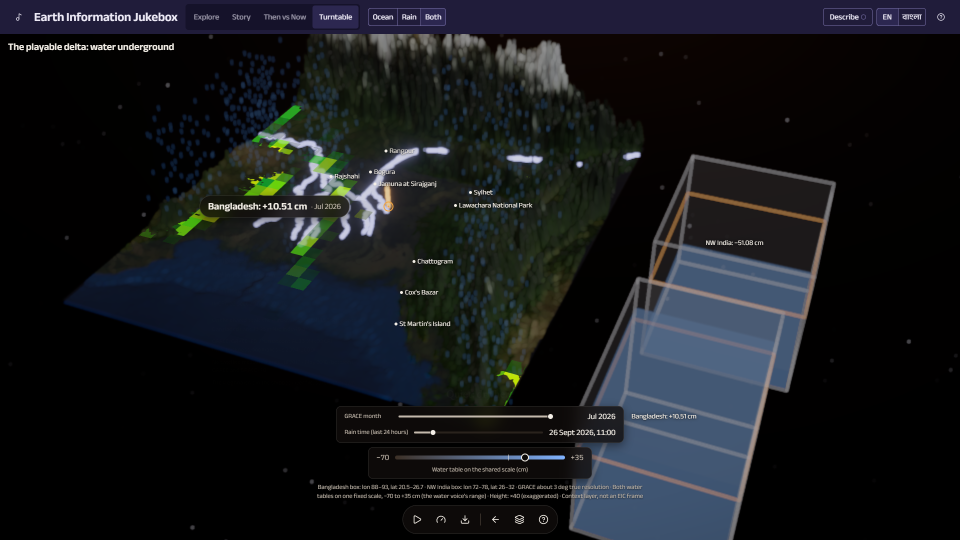
#> input picture docs/3d-scenes-1/delta-1920x1080-a.png, 1920 x 1080 px (shown at 1/2 size)
$ python -i decode.py   (imports and definitions only)
#> lines starting #> are read from the running program, lines starting #| are printed output that depends on the picture; after the words box and inside, x2 and y2 are one past the last pixel; in counts of white or black regions, pixels touching at a corner belong together
### pipeline/svs/config.py
"""Paths and limits for the official-resources pipeline, defined once. Raw downloads live in data_raw/ (git-ignored,
on the repo's drive); temp files are pointed there too so nothing large lands on the system drive."""
import os
from pathlib import Path
from core import env  # noqa: F401  (.env.local before anything reads a secret)

PIPE = Path(__file__).resolve().parents[1]
REPO = PIPE.parent
DATA_RAW = Path(os.environ.get("BLOOP_DATA_RAW", REPO / "data_raw"))
CACHE = PIPE / "svs" / "cache"
FIXTURES = PIPE / "svs" / "fixtures"
PUBLIC_OFFICIAL = REPO / "public" / "data" / "official"
PUBLIC_RELATED = REPO / "public" / "data" / "related"
RELATED_PREFIX = "rel_"                    # related-dataset records (docs/related/) live beside, not among, the official ones
RELATED_BUDGET_BYTES = 150_000_000        # all of public/data/related/
DOCS_OFFICIAL = REPO / "docs" / "official"
LINKS_DOC = REPO / "docs" / "official_resources_links.md"

RAW_CAP_BYTES = int(float(os.environ.get("BLOOP_RAW_CAP_GB", "20")) * 1e9)
RECORD_BUDGET_BYTES = 25_000_000           # per record in public/data/official/<id>/
SVS = "https://svs.gsfc.nasa.gov"
UA = {"User-Agent": "Bloop-official-resources/1.0 (NASA Space Apps 2026, team PTSD)"}

for d in (DATA_RAW, DATA_RAW / "_tmp", CACHE):
    d.mkdir(parents=True, exist_ok=True)
for k in ("TMP", "TEMP", "TMPDIR"):
    os.environ[k] = str(DATA_RAW / "_tmp")

def record_dir(record):
    """Where a record's shipped files live: public/data/related/ for 'rel_' records, public/data/official/ otherwise."""
    return (PUBLIC_RELATED if record.startswith(RELATED_PREFIX) else PUBLIC_OFFICIAL) / record

def raw_dir(*parts):
    p = DATA_RAW.joinpath(*map(str, parts))
    p.mkdir(parents=True, exist_ok=True)
    return p

### pipeline/common.py
"""Shared helpers for the Earth Jukebox data pipeline (L1). Python 3.10+."""
import os, re, json, time, hashlib, datetime as dt, urllib.request
from pathlib import Path
import numpy as np

PIPE = Path(__file__).resolve().parent
ROOT = PIPE.parent
PUBLIC = ROOT / "public" / "data"
RAW, WORK, INPUTS = PIPE / "raw", PIPE / "work", PIPE / "inputs"
for d in (RAW, WORK, PUBLIC / "latest", PUBLIC / "sequence", PUBLIC / "context", PUBLIC / "demo", PUBLIC / "truth"):
    d.mkdir(parents=True, exist_ok=True)

UA = {"User-Agent": "earth-jukebox-pipeline/1.0"}

# [5 lines left out: function nested_credits, not called in this run]


def inherited_credit(*files):
    """A derived file's credit: its inputs' own credit lines, in order, each once (never typed)."""
    return "; ".join(dict.fromkeys(c for f in files for c in nested_credits(f)))


def now_utc():
    return dt.datetime.now(dt.timezone.utc).strftime("%Y-%m-%dT%H:%M:%SZ")

# [47 lines left out: functions load_params, http_get, download, sha256, date_in, not called in this run]

def safe_name(name):
    return re.sub(r"[^A-Za-z0-9._-]", "_", name)

# ---------------- colour lookup tables ----------------
def read_rgb(path):
    from PIL import Image
    return np.asarray(Image.open(path).convert("RGB")).astype(np.float32)

# [36 lines left out: functions strip, strip_values, nearest, invert_rgb_image, not called in this run]

# ---------------- encodings (must match the data contract) ----------------
SST_NODATA = 65535
# [25 lines left out: functions encode_sst, decode_sst, encode_rain, decode_rain, not called in this run]

RAIN_U8_LEVELS = 126
# [45 lines left out: functions encode_rain_u8, decode_rain_u8, block_nanmean, block_max_with_phase, write_json, not called in this run]

### pipeline/core/env.py
"""Loads the repo's .env.local into os.environ (values are never printed). Variables already set win, so CI secrets
override the local file."""
import os
from pathlib import Path

ENV_FILE = Path(__file__).resolve().parents[2] / ".env.local"

def load_env(path=ENV_FILE):
    if not path.exists():
        return
    for line in path.read_text(encoding="utf-8").splitlines():
        line = line.strip()
        if not line or line.startswith("#") or "=" not in line:
            continue
        k, v = line.split("=", 1)
        os.environ.setdefault(k.removeprefix("export ").strip(), v.strip().strip('"').strip("'"))

load_env()

### pipeline/svs/records/river/decode.py
"""Decode 4960: N_FRAMES main frames (3840×2160 EXR) evenly over the movie, each with its date-only frame (OCR, as tested
on 20 frames by svs/ocr_dates_check.py). Fixed before any MERRA-2 file was read:
  transport — the blue shading is water vapour transport with no colorbar: relative transport = (B − R) / 255, clipped 0–1
              (teal = low, bright blue = high; the grey ocean is ≈ 0);
  river     — Otsu threshold of the relative transport over pixels above TINT (the shading itself); area, mean width
              (2 × the median distance-transform value) and length ≈ area / width (px);
  landfall  — land = green-dominant saturated pixels (G > B, G > R, saturation ≥ 0.25); contact = land pixels within 5 px of
              the river mask (px);
  grid      — relative transport per cell of a 480×270 picture grid (no georeference: perspective 3D view).
Writes data_raw/4960/frames.json and grids.npz; frames are deleted after reading.
Usage (from pipeline/): python -m svs.records.river.decode"""
import json
import cv2
import numpy as np
from core.log import say
from svs import frames, ocr_dates, svs_api
from svs.config import raw_dir
from svs.fetch import Fetcher
from . import DATES, FRAMES, N_FRAMES, SID

ROOT = raw_dir(SID)
TINT, GRID = 0.15, (480, 270)

def listing(url):
    return {frames.frame_number(f["name"]): f for f in svs_api.list_folder(url)["files"]}

def measure(rgb):
    f = rgb.astype(np.float32)
    t = np.clip((f[..., 2] - f[..., 0]) / 255, 0, 1)
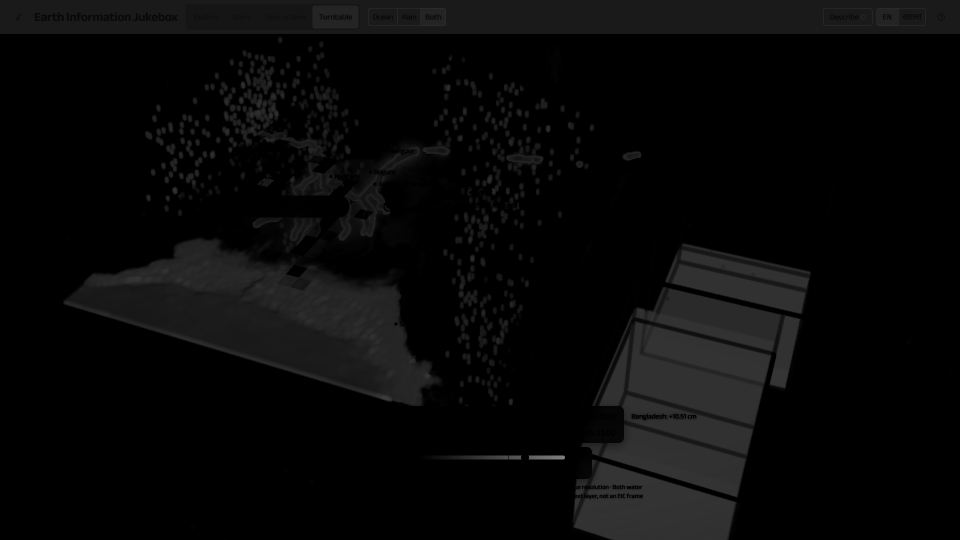
#> t: shape (1080, 1920) float32 (shown at 1/2 size); min 0, max 0.502, mean 0.0323
    tint = t > TINT
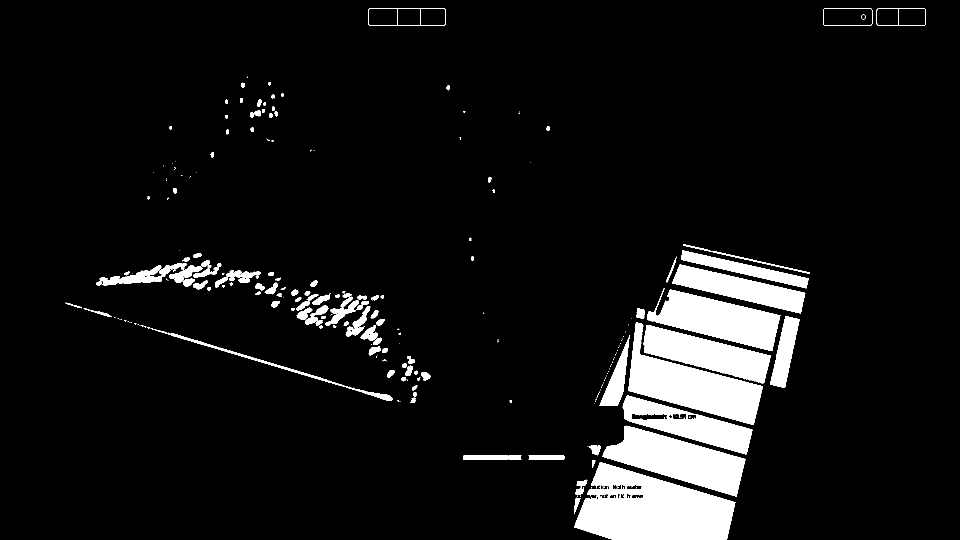
#> tint: shape (1080, 1920) bool (shown at 1/2 size); 8% white; 236 white regions (116 under 20 px), largest, box (x1, y1, x2, y2) and area: (1148, 924, 1471, 1080) 33112, (1256, 644, 1526, 850) 21610, (1204, 851, 1491, 994) 19660
    thr, _ = cv2.threshold((t[tint] * 255).astype(np.uint8).reshape(-1, 1), 0, 255, cv2.THRESH_BINARY + cv2.THRESH_OTSU) if tint.any() else (255, None)
#> thr = 75
    river = (t * 255 >= thr) & tint
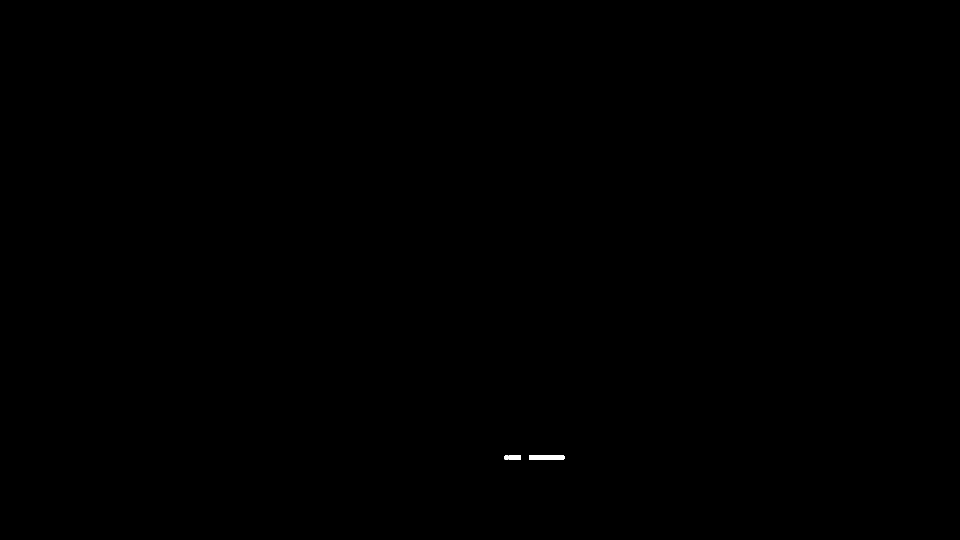
#> river: shape (1080, 1920) bool (shown at 1/2 size); 0.04% white; 3 white regions, box (x1, y1, x2, y2) and area: (1058, 911, 1130, 919) 570, (1017, 911, 1042, 919) 200, (1008, 911, 1016, 919) 57
    dist = cv2.distanceTransform(river.astype(np.uint8), cv2.DIST_L2, 5)
    width = 2 * float(np.median(dist[river])) if river.any() else 0.0
#> width = 4
    hsv = cv2.cvtColor(rgb, cv2.COLOR_RGB2HSV)
#> hsv: shape (1080, 1920, 3); mean H, S, V 42.8, 111.2, 32
    land = (f[..., 1] > f[..., 2]) & (f[..., 1] > f[..., 0]) & (hsv[..., 1] >= 64)
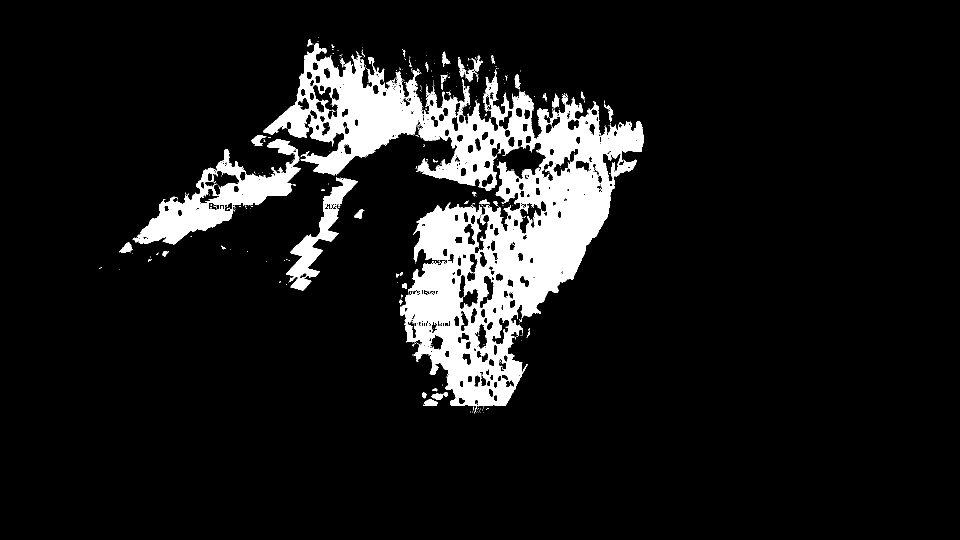
#> land: shape (1080, 1920) bool (shown at 1/2 size); 9.7% white; 473 white regions (430 under 20 px), largest, box (x1, y1, x2, y2) and area: (526, 86, 1288, 812) 167764, (265, 278, 602, 489) 20256, (572, 435, 678, 581) 5224
    contact = land & cv2.dilate(river.astype(np.uint8), np.ones((11, 11), np.uint8)).astype(bool)
#> contact: shape (1080, 1920) bool; every value is 0
    grid = cv2.resize(t, GRID, interpolation=cv2.INTER_AREA)
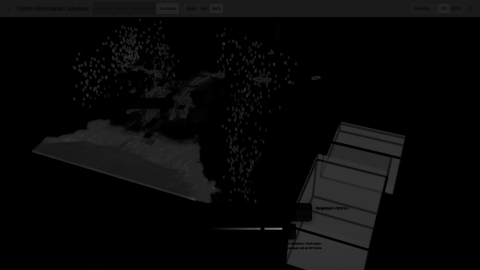
#> grid: shape (270, 480) float32; min 0, max 0.495, mean 0.0323
    return grid, {"river_px": int(river.sum()), "width_px": width, "length_px": float(river.sum() / width) if width else 0.0,
                  "contact_px": int(contact.sum()), "mean_transport": float(t[tint].mean()) if tint.any() else 0.0, "otsu": float(thr) / 255}

def main():
    main_f, date_f = listing(FRAMES), listing(DATES)
    nums = sorted(set(main_f) & set(date_f))
    pick = [nums[int(round(i))] for i in np.linspace(0, len(nums) - 1, N_FRAMES)]
    fetch = Fetcher(ROOT / "manifest.jsonl", tries=30)
    rows, grids = [], []
    for n in pick:
        pd = ROOT / "frames" / date_f[n]["name"]; fetch.get(date_f[n]["url"], pd, expect_bytes=1_000_000)
        r = ocr_dates.read_date(frames.read_rgba(pd)[..., :3].max(-1).astype(np.float32) / 255); pd.unlink()
        pm = ROOT / "frames" / main_f[n]["name"]; fetch.get(main_f[n]["url"], pm, expect_bytes=20_000_000)
        grid, m = measure(frames.read_rgba(pm)[..., :3]); pm.unlink()
        rows.append({"frame": n, "date_text": r["text"], "time": r["datetime"].strftime("%Y-%m-%dT%H:%MZ") if r["datetime"] else None, **m})
        grids.append(grid.astype(np.float32))
        say(f"4960 frame {n}: {r['text']}; river {m['river_px']} px, contact {m['contact_px']} px")
    np.savez_compressed(ROOT / "grids.npz", transport=np.stack(grids), frames=np.array(pick))
    (ROOT / "frames.json").write_text(json.dumps({"rows": rows, "tint": TINT, "grid": list(GRID)}, indent=1), encoding="utf-8")

# [2 lines not run here, left out]

>>> import cv2
>>> picture = cv2.cvtColor(cv2.imread('../../../../docs/3d-scenes-1/delta-1920x1080-a.png'), cv2.COLOR_BGR2RGB)
>>> result = measure(picture)

$ run again, on docs/data-all/phase1/explore-390x844.webp
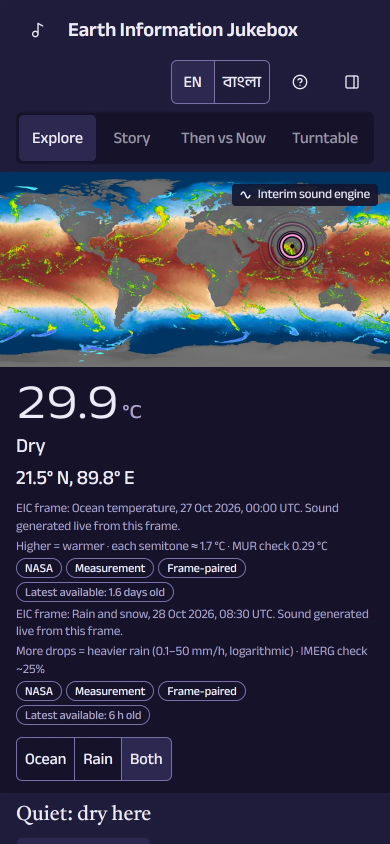
#> input picture docs/data-all/phase1/explore-390x844.webp, 780 x 1688 px (shown at 1/2 size)
#> in measure, `tint = t > TINT`:
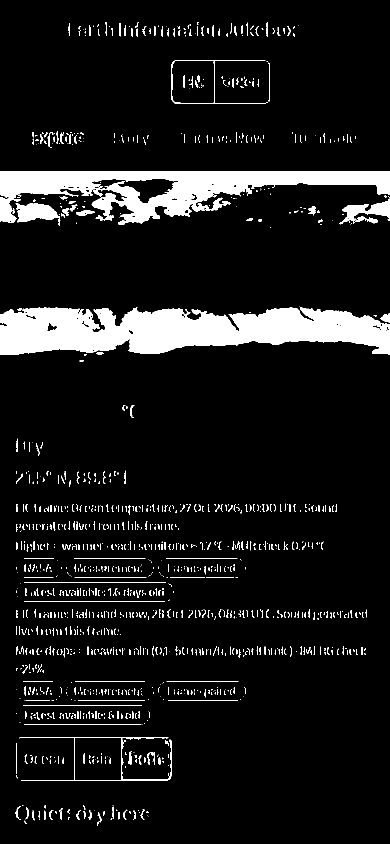
#> tint: shape (1688, 780) bool (shown at 1/2 size); 9.6% white; 1241 white regions (686 under 20 px), largest, box (x1, y1, x2, y2) and area: (0, 613, 780, 710) 53625, (0, 343, 780, 450) 36340, (678, 397, 780, 449) 2337
#> thr = 118
#> river: shape (1688, 780) bool; 2.7% white; 62 white regions (37 under 20 px), largest, box (x1, y1, x2, y2) and area: (0, 620, 476, 692) 14893, (440, 630, 780, 686) 9476, (240, 362, 571, 445) 5728
#> width = 8
#> hsv: shape (1688, 780, 3); mean H, S, V 108.9, 134.6, 77.5
#> land: shape (1688, 780) bool; 1.2% white; 391 white regions (289 under 20 px), largest, box (x1, y1, x2, y2) and area: (695, 424, 779, 456) 1410, (718, 620, 780, 668) 1052, (146, 592, 212, 665) 882
#> contact: shape (1688, 780) bool; 0.43% white; 110 white regions (77 under 20 px), largest, box (x1, y1, x2, y2) and area: (695, 424, 779, 446) 745, (718, 638, 780, 668) 687, (17, 385, 50, 433) 640
#> in measure, `grid = cv2.resize(t, GRID, interpolation=cv2.INTER_AREA)`:
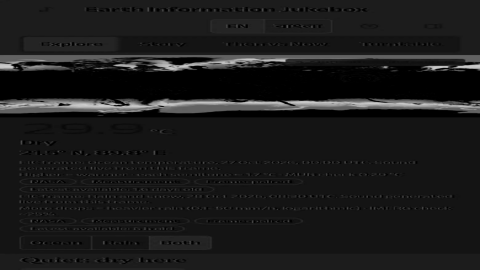
#> grid: shape (270, 480) float32; min 0, max 0.806, mean 0.104
